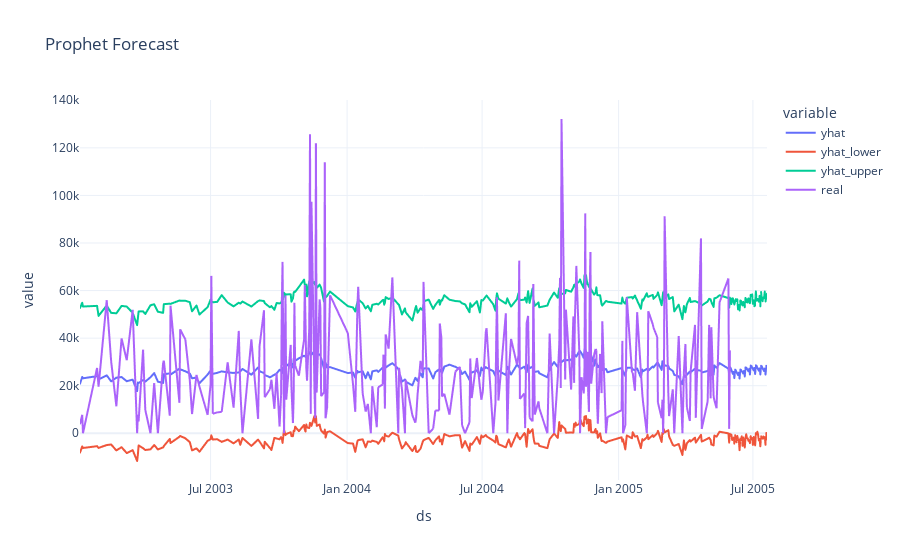

Here is the notebook cell this chart was saved with:
### Code cell
forecast['real'] = data['y']

fig = px.line(
    forecast, 
    x='ds', 
    y=['yhat', 'yhat_lower', 'yhat_upper', 'real'], 
    title='Prophet Forecast', 
    template='plotly_white'
)

fig.show()

### Figure 1 — Plotly figure (JSON) as saved in the notebook; plotly's stock layout.template omitted (floating-point values rounded to 4 significant figures; data arrays with more than 128 entries replaced by an {"elided": "..."} marker saying what was removed)
{"data": [{"hovertemplate": "variable=yhat<br>ds=%{x}<br>value=%{y}<extra></extra>", "legendgroup": "yhat", "line": {"color": "#636efa", "dash": "solid"}, "marker": {"symbol": "circle"}, "mode": "lines", "name": "yhat", "showlegend": true, "type": "scattergl", "x": {"elided": "302 str values"}, "xaxis": "x", "y": {"elided": "302 float values"}, "yaxis": "y"}, {"hovertemplate": "variable=yhat_lower<br>ds=%{x}<br>value=%{y}<extra></extra>", "legendgroup": "yhat_lower", "line": {"color": "#EF553B", "dash": "solid"}, "marker": {"symbol": "circle"}, "mode": "lines", "name": "yhat_lower", "showlegend": true, "type": "scattergl", "x": {"elided": "302 str values"}, "xaxis": "x", "y": {"elided": "302 float values"}, "yaxis": "y"}, {"hovertemplate": "variable=yhat_upper<br>ds=%{x}<br>value=%{y}<extra></extra>", "legendgroup": "yhat_upper", "line": {"color": "#00cc96", "dash": "solid"}, "marker": {"symbol": "circle"}, "mode": "lines", "name": "yhat_upper", "showlegend": true, "type": "scattergl", "x": {"elided": "302 str values"}, "xaxis": "x", "y": {"elided": "302 float values"}, "yaxis": "y"}, {"hovertemplate": "variable=real<br>ds=%{x}<br>value=%{y}<extra></extra>", "legendgroup": "real", "line": {"color": "#ab63fa", "dash": "solid"}, "marker": {"symbol": "circle"}, "mode": "lines", "name": "real", "showlegend": true, "type": "scattergl", "x": {"elided": "302 str values"}, "xaxis": "x", "y": {"elided": "302 float values"}, "yaxis": "y"}], "layout": {"legend": {"title": {"text": "variable"}, "tracegroupgap": 0}, "title": {"text": "Prophet Forecast"}, "xaxis": {"anchor": "y", "domain": [0, 1], "title": {"text": "ds"}}, "yaxis": {"anchor": "x", "domain": [0, 1], "title": {"text": "value"}}}}
